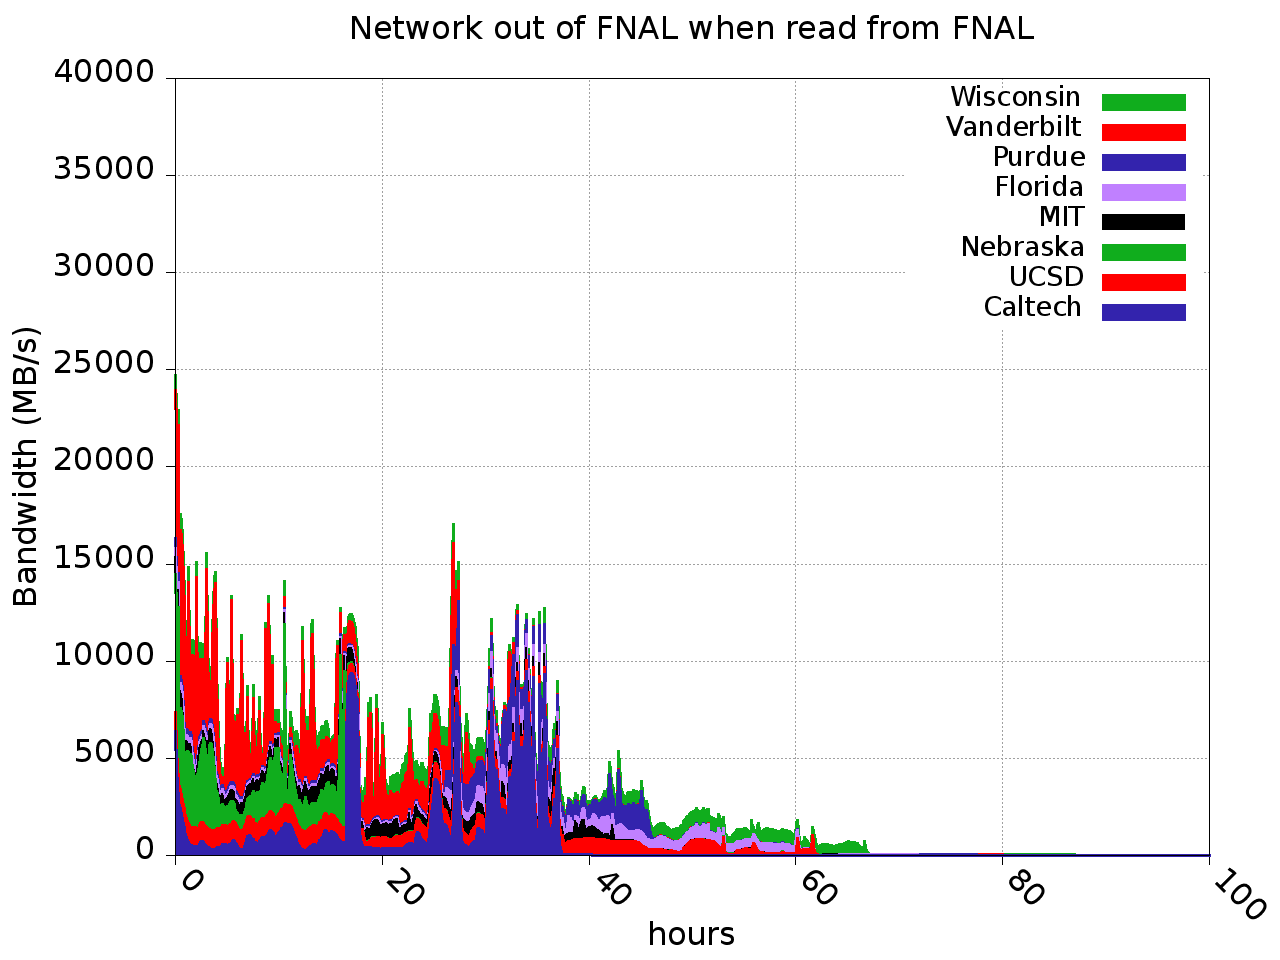

This figure's gnuplot source:
set terminal png notransparent medium nocrop enhanced size 1280,960 font arial 24
set output 'dataAtFNALData.png'
et lmargin 25
set rmargin 10
set tmargin 6
set bmargin 8
set title "Network out of FNAL when read from FNAL"
set title font "*,24"
set xlabel "hours"
set xlabel font "*,24"
set xlabel offset 0,-3.
set ylabel "Bandwidth (MB/s)"
set ylabel font "*,24"
set ylabel offset -10.
#set origin -0.1,0
set xrange [0:100]
set yrange [0:40000]
#set xtics out border nomirror rotate by -45 offset character 0,-0.2,0
set xtics out border nomirror rotate by -45 offset character -0.2,0,0
set xtics font "*,24"
set ytics font "*,24"
set grid
set ytics out border nomirror
#set key at 40.,40000.
set key font "*,20"
#set style fill solid 1.0
set style line 1 linetype 2 linecolor rgb "black"   linewidth 2.000 pointtype 3 pointsize 0.1
# green
set style line 2 linetype 2 linecolor rgb "#10ad1d"   linewidth 3.000 pointtype 3 pointsize 0.1
set style line 3 linetype 2 linecolor rgb "red"    linewidth 3.000 pointtype 3 pointsize 0.1
set style line 4 linetype 2 linecolor rgb "#3323ad"   linewidth 3.000 pointtype 3 pointsize 0.1
set style line 5 linetype 2 linecolor rgb "purple" linewidth 3.000 pointtype 3 pointsize 0.1
set style fill solid
plot \
'dataAtFNALData.txt' using 1:($11+$12+$13+$14+$15+$16+$17+$18) with filledcurves x1 ls 2 title 'Wisconsin', \
'dataAtFNALData.txt' using 1:($11+$12+$13+$14+$15+$16+$17) with filledcurves x1 ls 3 title 'Vanderbilt', \
'dataAtFNALData.txt' using 1:($11+$12+$13+$14+$15+$16) with filledcurves x1 ls 4 title 'Purdue', \
'dataAtFNALData.txt' using 1:($11+$12+$13+$14+$15) with filledcurves x1 ls 5 title 'Florida', \
'dataAtFNALData.txt' using 1:($11+$12+$13+$14) with filledcurves x1 ls 1 title 'MIT', \
'dataAtFNALData.txt' using 1:($11+$12+$13) with filledcurves x1 ls 2 title 'Nebraska', \
'dataAtFNALData.txt' using 1:($11+$12) with filledcurves x1 ls 3 title 'UCSD', \
'dataAtFNALData.txt' using 1:11 with filledcurves x1 ls 4 title 'Caltech'
